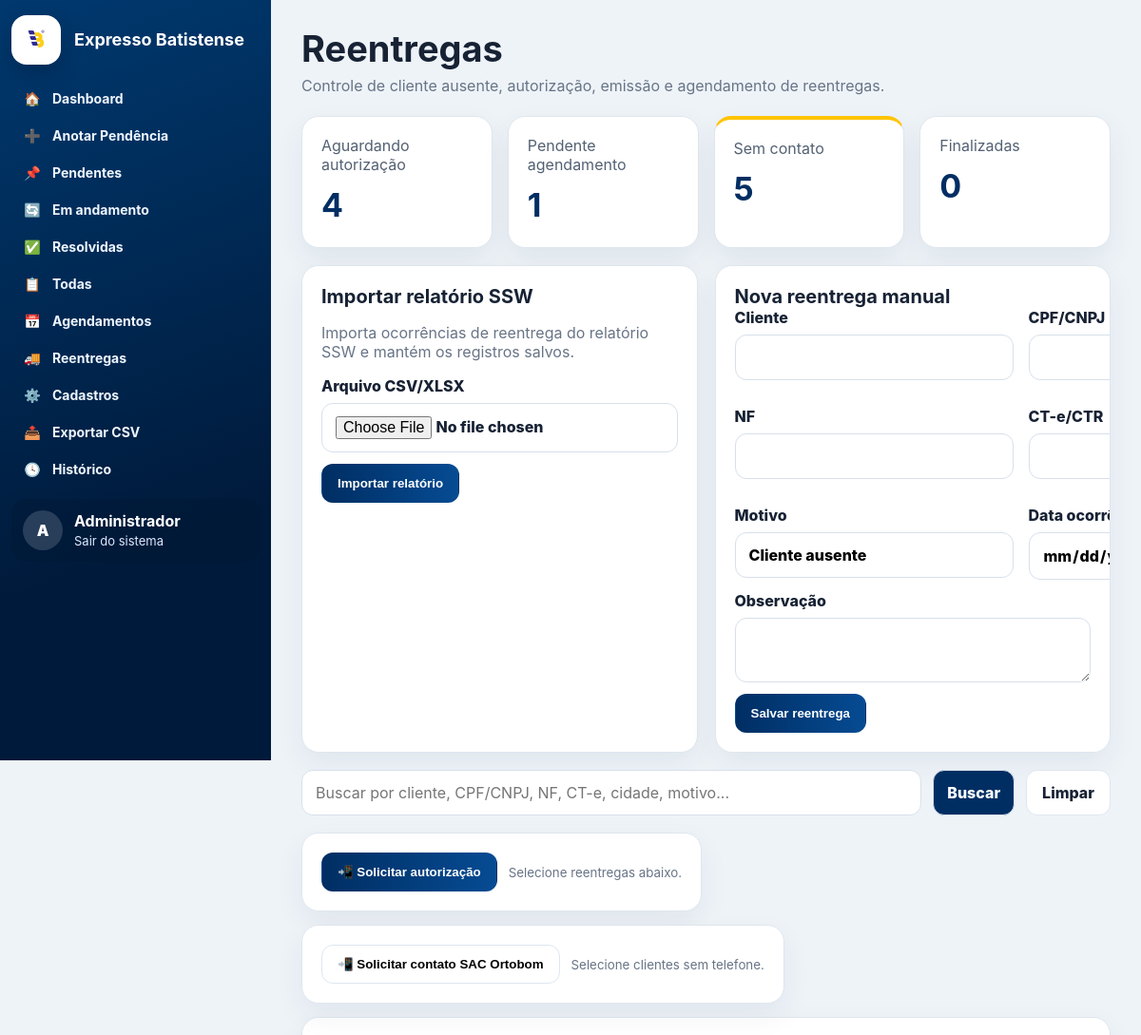
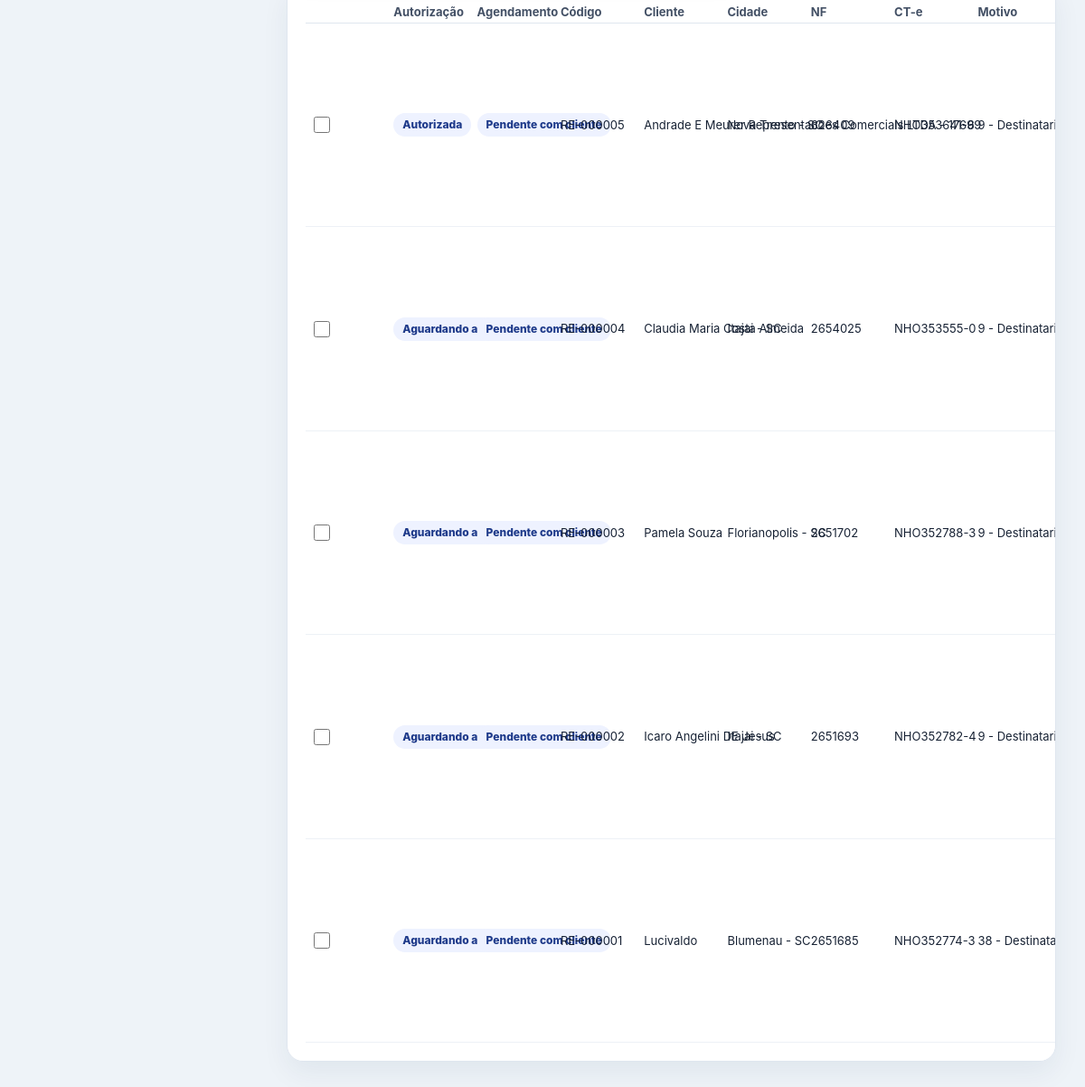
The page /reentregas (signed in) on the database its author committed (2 pictures, top to bottom).
### tables this page shows
CREATE TABLE usuarios (
            id INTEGER PRIMARY KEY AUTOINCREMENT,
            nome TEXT NOT NULL,
            usuario TEXT NOT NULL UNIQUE,
            senha_hash TEXT NOT NULL,
            ativo INTEGER NOT NULL DEFAULT 1,
            is_admin INTEGER NOT NULL DEFAULT 0,
            criado_em TEXT NOT NULL
        );

CREATE TABLE reentregas (
            id INTEGER PRIMARY KEY AUTOINCREMENT,
            codigo TEXT UNIQUE,
            data_importacao TEXT NOT NULL,
            data_ocorrencia TEXT,
            cliente TEXT,
            cliente_norm TEXT,
            cpf_cnpj TEXT,
            cidade TEXT,
            nf TEXT,
            cte_ctr TEXT,
            motivo TEXT,
            telefone TEXT,
            status_autorizacao TEXT NOT NULL DEFAULT 'Aguardando autorização',
            status_agendamento TEXT NOT NULL DEFAULT 'Pendente com cliente',
            data_reentrega TEXT,
            observacao TEXT,
            atualizado_em TEXT,
            criado_por INTEGER,
            FOREIGN KEY(criado_por) REFERENCES usuarios(id)
        );

### app.py (the view, shortened to what this page needs)
@app.route("/reentregas", methods=["GET", "POST"])
@login_required
def reentregas():
    q=(request.args.get("q") or "").strip(); filtro=request.args.get("filtro") or ""
    params=[]; where=[]
    if q:
        like=f"%{q}%"; where.append("(codigo LIKE ? OR cliente LIKE ? OR cidade LIKE ? OR nf LIKE ? OR cte_ctr LIKE ? OR cpf_cnpj LIKE ? OR motivo LIKE ?)"); params += [like]*7
    if filtro == "sem_contato": where.append("COALESCE(telefone,'')=''")
    if filtro == "aguardando_aut": where.append("status_autorizacao='Aguardando autorização'")
    if filtro == "aguardando_ag": where.append("status_autorizacao='Autorizada' AND status_agendamento='Pendente com cliente'")
    sql="SELECT * FROM reentregas" + (" WHERE "+" AND ".join(where) if where else "") + " ORDER BY id DESC"
    rows=db().execute(sql, params).fetchall()
    counts={
        "aut": db().execute("SELECT COUNT(*) c FROM reentregas WHERE status_autorizacao='Aguardando autorização'").fetchone()["c"],
        "ag": db().execute("SELECT COUNT(*) c FROM reentregas WHERE status_autorizacao='Autorizada' AND status_agendamento='Pendente com cliente'").fetchone()["c"],
        "sem": db().execute("SELECT COUNT(*) c FROM reentregas WHERE COALESCE(telefone,'')=''").fetchone()["c"],
        "final": db().execute("SELECT COUNT(*) c FROM reentregas WHERE status_agendamento='Finalizado'").fetchone()["c"],
    }
    return render_template("reentregas.html", rows=rows, q=q, filtro=filtro, counts=counts, reentrega_aut_status=REENTREGA_AUT_STATUS, reentrega_ag_status=REENTREGA_AG_STATUS)

### app.py (called while the page is built)
def db() -> sqlite3.Connection:
    if "db" not in g:
        conn = sqlite3.connect(DB_PATH)
        conn.row_factory = sqlite3.Row
        g.db = conn
    return g.db

def current_user() -> sqlite3.Row | None:
    uid = session.get("user_id")
    if not uid:
        return None
    return db().execute("SELECT * FROM usuarios WHERE id=? AND ativo=1", (uid,)).fetchone()

@app.context_processor
def inject_globals() -> dict[str, Any]:
    return {
        "usuario_atual": current_user(),
        "is_admin_atual": bool(current_user() and (current_user()["is_admin"] or current_user()["usuario"] == DEFAULT_ADMIN_USER)),
        "status_list": STATUS_LIST,
        "criticidade_list": CRITICIDADE_LIST,
        "filiais_list": FILIAIS_LIST,
        "agendamento_status": AGENDAMENTO_STATUS,
        "reentrega_aut_status": REENTREGA_AUT_STATUS,
        "reentrega_ag_status": REENTREGA_AG_STATUS,
        "now_year": datetime.now().year,
    }

def login_required(view):
    @wraps(view)
    def wrapped(*args, **kwargs):
        if not session.get("user_id"):
            return redirect(url_for("login"))
        return view(*args, **kwargs)
    return wrapped

### templates/reentregas.html (shortened to what this page needs)
{% extends 'base.html' %}
{% block content %}
<div class="page-head">
  <div>
    <h1>Reentregas</h1>
    <p>Controle de cliente ausente, autorização, emissão e agendamento de reentregas.</p>
  </div>
</div>
<section class="cards mini-cards">
  <a class="card" href="{{ url_for('reentregas', filtro='aguardando_aut') }}"><span>Aguardando autorização</span><strong>{{ counts.aut }}</strong></a>
  <a class="card" href="{{ url_for('reentregas', filtro='aguardando_ag') }}"><span>Pendente agendamento</span><strong>{{ counts.ag }}</strong></a>
  <a class="card alert" href="{{ url_for('reentregas', filtro='sem_contato') }}"><span>Sem contato</span><strong>{{ counts.sem }}</strong></a>
  <a class="card" href="{{ url_for('reentregas') }}"><span>Finalizadas</span><strong>{{ counts.final }}</strong></a>
</section>
<section class="grid-2 reentrega-top">
  <form method="post" action="{{ url_for('importar_reentregas') }}" enctype="multipart/form-data" class="panel compact-form">
    <h2>Importar relatório SSW</h2>
    <p class="muted">Importa ocorrências de reentrega do relatório SSW e mantém os registros salvos.</p>
    <label>Arquivo CSV/XLSX<input type="file" name="arquivo" accept=".csv,.xlsx" required></label>
    <button class="btn primary">Importar relatório</button>
  </form>
  <form method="post" class="panel compact-form">
    <h2>Nova reentrega manual</h2>
    <div class="form-grid compact-grid">
      <label>Cliente<input name="cliente" required></label>
      <label>CPF/CNPJ<input name="cpf_cnpj"></label>
      <label>NF<input name="nf"></label>
      <label>CT-e/CTR<input name="cte_ctr"></label>
      <label>Motivo<input name="motivo" value="Cliente ausente"></label>
      <label>Data ocorrência<input type="date" name="data_ocorrencia"></label>
    </div>
    <label>Observação<textarea name="observacao" rows="2"></textarea></label>
    <button class="btn primary">Salvar reentrega</button>
  </form>
</section>
<form class="search-row compact-search" method="get">
  <input name="q" value="{{ q }}" placeholder="Buscar por cliente, CPF/CNPJ, NF, CT-e, cidade, motivo...">
  <button>Buscar</button>
  <a class="btn" href="{{ url_for('reentregas') }}">Limpar</a>
</form>
<div class="reentrega-actions-row">
  <form method="post" action="{{ url_for('whatsapp_reentregas') }}" class="panel action-panel compact-action">
    <button class="btn primary">📲 Solicitar autorização</button>
    <small class="muted">Selecione reentregas abaixo.</small>
  </form>
  <form method="post" action="{{ url_for('whatsapp_sem_contato') }}" class="panel action-panel compact-action">
    <button class="btn">📲 Solicitar contato SAC Ortobom</button>
    <small class="muted">Selecione clientes sem telefone.</small>
  </form>
</div>
<div class="panel panel-compact reentregas-panel">
  <table class="table big reentregas-fit-table">
    <thead>
      <tr>
        <th class="r-check"></th>
        <th class="r-status">Autorização</th>
        <th class="r-status">Agendamento</th>
        <th class="r-code">Código</th>
        <th class="r-client">Cliente</th>
        <th class="r-city">Cidade</th>
        <th class="r-doc">NF</th>
        <th class="r-doc">CT-e</th>
        <th class="r-motivo">Motivo</th>
      </tr>
    </thead>
    <tbody>
      {% for r in rows %}
      <tr>
        <td class="r-check"><input type="checkbox" name="ids" value="{{ r.id }}" form="bulk-actions"></td>
        <td class="r-status"><span class="badge reen-aut-{{ r.status_autorizacao|lower|replace(' ', '-')|replace('ç','c')|replace('ã','a') }}">{{ r.status_autorizacao }}</span></td>
        <td class="r-status"><span class="badge reen-ag-{{ r.status_agendamento|lower|replace(' ', '-') }}">{{ r.status_agendamento }}</span></td>
        <td class="r-code">{{ r.codigo }}</td>
        <td class="r-client text-cut" title="{{ r.cliente }}">{{ r.cliente }}</td>
        <td class="r-city text-cut" title="{{ r.cidade or '-' }}">{{ r.cidade or '-' }}</td>
        <td class="r-doc text-cut">{{ r.nf or '-' }}</td>
        <td class="r-doc text-cut">{{ r.cte_ctr or '-' }}</td>
        <td class="r-motivo text-cut" title="{{ r.motivo or '-' }}">{{ r.motivo or '-' }}</td>
      </tr>
      {% else %}
      <tr><td colspan="13" class="muted">Nenhuma reentrega encontrada.</td></tr>
      {% endfor %}
    </tbody>
  </table>
</div>
{% endblock %}

### templates/base.html (shortened to what this page needs)
<!doctype html>
<html lang="pt-BR">
<head>
    <link rel="stylesheet" href="{{ url_for('static', filename='css/style.css') }}?v=50">
</head>
<body class="app-body">
    <aside class="sidebar">
        <div class="brand">
            <div class="brand-logo">
                <img src="{{ url_for('static', filename='img/logo.jpeg') }}" alt="Logo">
            </div>
            <div>
                <strong>Expresso Batistense</strong>
            </div>
        </div>
        <nav class="menu">
            <a class="menu-item" href="{{ url_for('dashboard') }}">
                <span>🏠</span>Dashboard
            </a>
            <a class="menu-item" href="{{ url_for('nova_pendencia') }}">
                <span>➕</span>Anotar Pendência
            </a>
            <a class="menu-item" href="{{ url_for('pendencias', status='Pendente') }}">
                <span>📌</span>Pendentes
            </a>
            <a class="menu-item" href="{{ url_for('pendencias', status='Em andamento') }}">
                <span>🔄</span>Em andamento
            </a>
            <a class="menu-item" href="{{ url_for('pendencias', status='Resolvido') }}">
                <span>✅</span>Resolvidas
            </a>
            <a class="menu-item" href="{{ url_for('pendencias') }}">
                <span>📋</span>Todas
            </a>
            <a class="menu-item" href="{{ url_for('agendamentos') }}">
                <span>📅</span>Agendamentos
            </a>
            <a class="menu-item" href="{{ url_for('reentregas') }}">
                <span>🚚</span>Reentregas
            </a>
            <a class="menu-item" href="{{ url_for('cadastros') }}">
                <span>⚙️</span>Cadastros
            </a>
            <a class="menu-item" href="{{ url_for('exportar') }}">
                <span>📤</span>Exportar CSV
            </a>
            <a class="menu-item" href="{{ url_for('historico_geral') }}">
                <span>🕓</span>Histórico
            </a>
        </nav>
        <div class="sidebar-footer">
            <div class="avatar">
                {{ (usuario_atual['nome'][0] if usuario_atual else 'U') }}
            </div>
            <div class="user-mini">
                <strong>{{ usuario_atual['nome'] if usuario_atual else '' }}</strong>
                <a href="{{ url_for('logout') }}">Sair do sistema</a>
            </div>
        </div>
    </aside>
    <main class="main">
        {% block content %}{% endblock %}
    </main>
</body>
</html>

### rows shown on the page
usuarios: nome "A", nome "Administrador"
reentregas: status_autorizacao "Autorizada", status_agendamento "Pendente com cliente", codigo "RE-000005", cliente "Andrade E Meurer Representacoes Comerciais LTDA - 17699", cidade "Nova Trento - SC", nf "626409", cte_ctr "NHO353641-6", motivo "9 -…"
reentregas: status_autorizacao "Aguardando autorização", status_agendamento "Pendente com cliente", codigo "RE-000004", cliente "Claudia Maria Costa Almeida", cidade "Itajai - SC", nf "2654025", cte_ctr "NHO353555-0", motivo "9 -…"
reentregas: status_autorizacao "Aguardando autorização", status_agendamento "Pendente com cliente", codigo "RE-000003", cliente "Pamela Souza", cidade "Florianopolis - SC", nf "2651702", cte_ctr "NHO352788-3", motivo "9 -…"
reentregas: status_autorizacao "Aguardando autorização", status_agendamento "Pendente com cliente", codigo "RE-000002", cliente "Icaro Angelini DE Jesus", cidade "Itajai - SC", nf "2651693", cte_ctr "NHO352782-4", motivo "9 -…"
reentregas: status_autorizacao "Aguardando autorização", status_agendamento "Pendente com cliente", codigo "RE-000001", cliente "Lucivaldo", cidade "Blumenau - SC", nf "2651685", cte_ctr "NHO352774-3", motivo "38 -…"

### other values the page prints
{{ counts.aut }} "4"
{{ counts.ag }} "1"
{{ counts.sem }} "5"
{{ counts.final }} "0"
